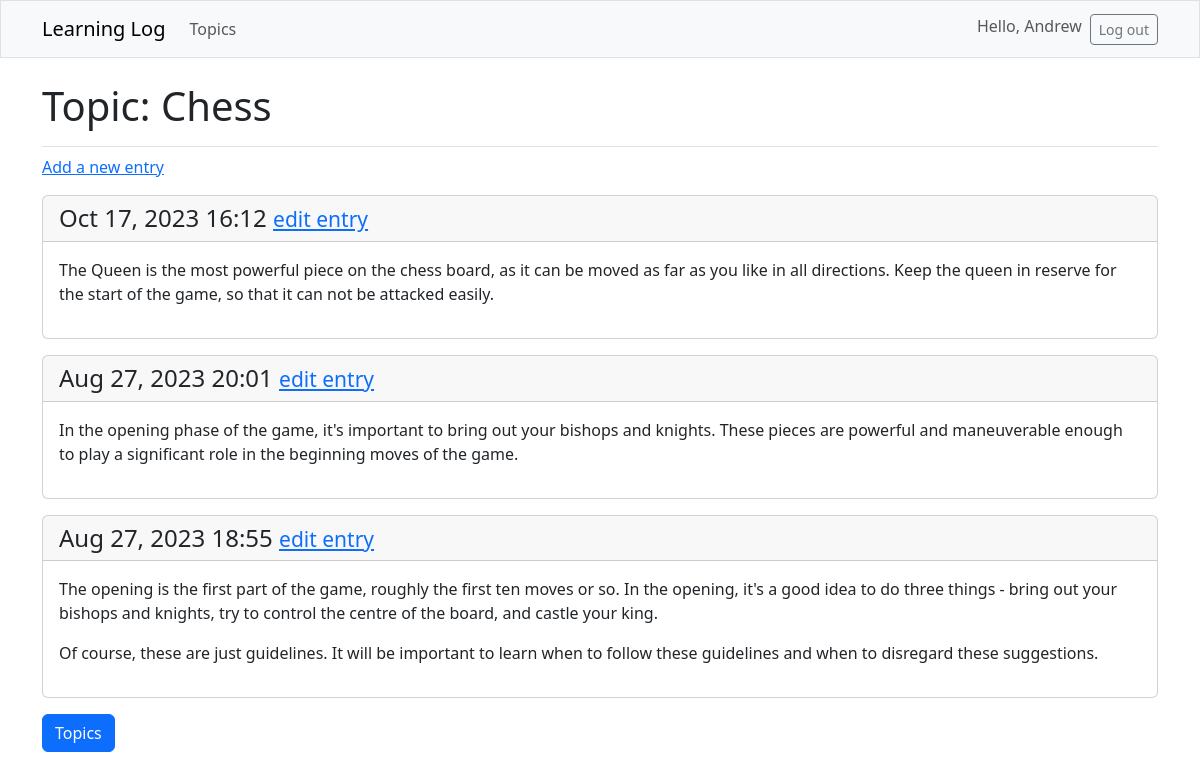
The page /topics/1/ (signed in) on the database its author committed.
### learning_logs/models.py (models this page shows, shortened)
class Topic(models.Model):
    text = models.CharField(max_length=200)
    date_added = models.DateTimeField(auto_now_add=True)
    owner = models.ForeignKey(User, on_delete=models.CASCADE)

class Entry(models.Model):
    topic = models.ForeignKey(Topic, on_delete=models.CASCADE)
    text = models.TextField()
    date_added = models.DateTimeField(auto_now_add=True)
    class Meta:
        verbose_name_plural = 'entries'

### learning_logs/views.py (the view)
# urls.py: path('topics/<int:topic_id>/', views.topic_detail, name='topic'),
@login_required
def topic_detail(request, topic_id):
    topic = Topic.objects.get(id=topic_id)
    check_topic_owner(request, topic)
    entries = topic.entry_set.order_by('-date_added')
    context = {'topic': topic, 'entries': entries}
    return render(request, 'learning_logs/topic.html', context)

### learning_logs/views.py (called while the page is built)
def check_topic_owner(request, topic):
    if topic.owner != request.user:
        raise Http404

### templates/learning_logs/topic.html
{%  extends 'learning_logs/base.html' %}
{%  block page_header %}
    <h1>Topic: {{ topic.text }}</h1>
{% endblock page_header %}
{%  block content %}
    <p>
        <a href="{%  url 'learning_logs:new_entry' topic.id %}"> Add a new entry</a>
    </p>
    {% for entry in entries %}
        <div class="card mb-3">
            <h4 class="card-header">
                {{ entry.date_added|date:'M d, Y H:i' }}
                <small><a href="{% url 'learning_logs:edit_entry' entry.id %}">edit entry</a></small>
            </h4>
            <div class="card-body">
                {{ entry.text|linebreaks }}
            </div>
        </div>
    {% empty %}
        <p>No topics have been added yet.</p>
    {% endfor %}
    <a class="btn btn-primary" href="{% url 'learning_logs:topics' %}">Topics</a>
{% endblock content %}

### templates/learning_logs/base.html (shortened to what this page needs)
<!DOCTYPE html>
<html lang="en">
<head>
    {% load django_bootstrap5 %}
    {% bootstrap_css %}
</head>
<body>
    <nav class="navbar navbar-expand-md navbar-light bg-light mb-4 border">
        <div class="container">
            <a class="navbar-brand" href="{% url 'learning_logs:index' %}">
                Learning Log
            </a>
            <div class="collapse navbar-collapse" id="navbarCollapse">
                <ul class="navbar-nav me-auto mb-2 mb-md-0">
                    <li class="nav-item">
                        <a class="nav-link" href="{% url 'learning_logs:topics' %}">Topics</a>
                    </li>
                </ul>
                <ul class="navbar-nav ms-auto mb-2 mb-md-0">
                    {% if user.is_authenticated %}
                        <li class="nav-item">
                            <span class="navbar-text me-2">Hello, {% if user.first_name %}{{ user.first_name }}
                                {% else %}{{ user.username }}{% endif %}</span>
                        </li>
                    {%  endif %}
                    {% if user.is_authenticated %}
                        <form action="{% url 'accounts:logout' %}" method='post'>
                            <button name="submit" class="btn btn-outline-secondary btn-sm">
                                Log out</button>
                        </form>
                    {% endif %}
                </ul>
            </div>
        </div>
    </nav>
    <main class="container">
        <div class="pb-2 mb-2 border-bottom">
            {% block page_header %}{% endblock page_header %}
        </div>
        <div>
            {% block content %}{% endblock content %}
        </div>
    </main>
</body>
</html>

### rows shown on the page
Topic: text "Chess"
Entry: date_added "Oct 17, 2023 16:12", text "The Queen is the most powerful piece on the chess board, as it can be moved as far as you like in all directions. Keep the queen in reserve for the start of the game, so that it can not be attacked easily."
Entry: date_added "Aug 27, 2023 20:01", text "In the opening phase of the game, it's important to bring out your bishops and knights. These pieces are powerful and maneuverable enough to play a significant role in the beginning moves of the game."
Entry: date_added "Aug 27, 2023 18:55", text "The opening is the first part of the game, roughly the first ten moves or so. In the opening, it's a good idea to do three things - bring out your bishops and knights, try to control the centre of the board, and castle your king. Of course, these are just guidelines. It will be important to learn when to follow these guidelines and when to disregard these suggestions."

### other values the page prints
{{ user.first_name }} "Andrew"
